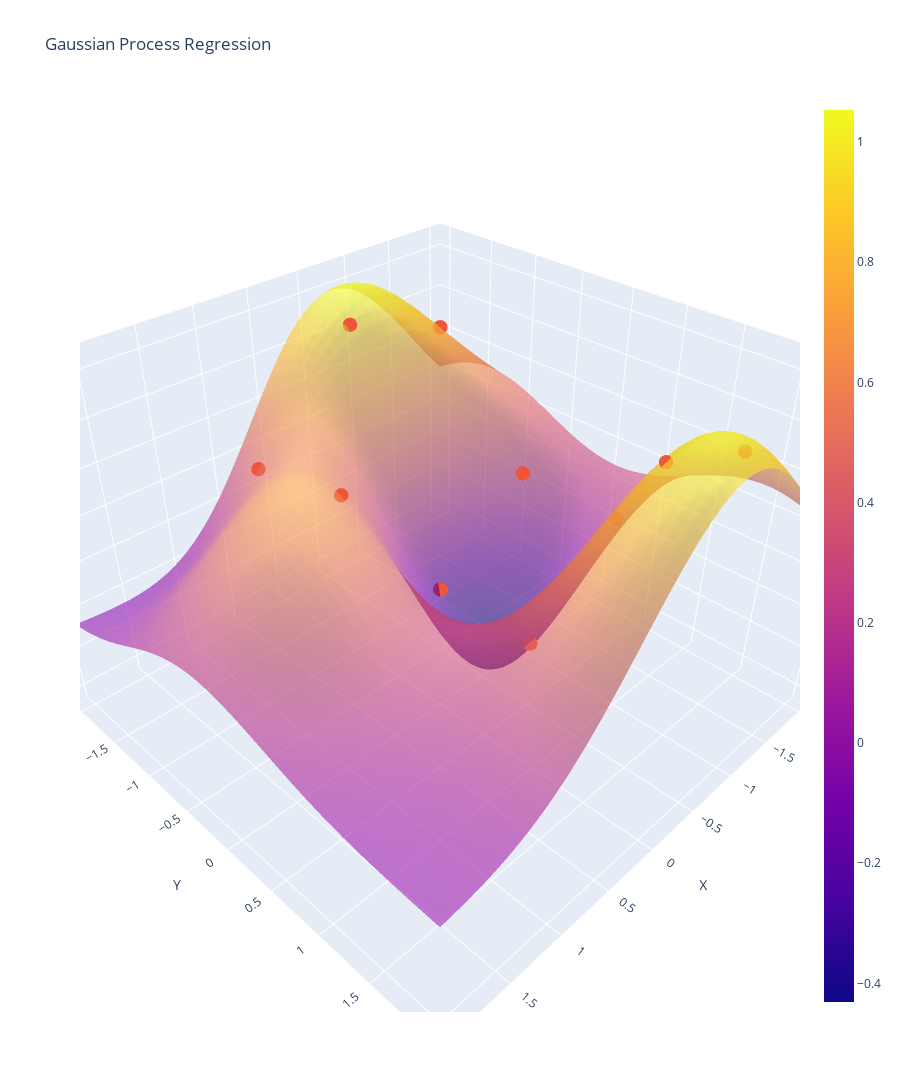

The cell this chart's notebook holds for it:
### Code cell
plot_functions()

### Figure 1 — Plotly figure (JSON) as saved in the notebook; plotly's stock layout.template omitted (floating-point values rounded to 4 significant figures; data arrays with more than 128 entries replaced by an {"elided": "..."} marker saying what was removed)
{"data": [{"opacity": 0.6, "type": "surface", "x": {"elided": "50x50 float values"}, "y": {"elided": "50x50 float values"}, "z": {"elided": "50x50 float values"}}, {"marker": {"size": 5}, "mode": "markers", "name": "Data Points", "type": "scatter3d", "x": [-1.5, -1.5, -1.5, -1.5, -0.5, -0.5, -0.5, -0.5, 0.5, 0.5], "y": [-1.5, -0.5, 0.5, 1.5, -1.5, -0.5, 0.5, 1.5, -1.5, -0.5], "z": [0.7828, 0.2401, 0.2401, 0.7828, 0.9571, -0.1347, -0.1347, 0.9571, 0.4851, 0.5932]}, {"opacity": 0.05, "showscale": false, "type": "surface", "x": {"elided": "50x50 float values"}, "y": {"elided": "50x50 float values"}, "z": {"elided": "2500 float values"}}, {"opacity": 0.05, "showscale": false, "type": "surface", "x": {"elided": "50x50 float values"}, "y": {"elided": "50x50 float values"}, "z": {"elided": "2500 float values"}}], "layout": {"height": 1200, "scene": {"xaxis": {"title": {"text": "X"}}, "yaxis": {"title": {"text": "Y"}}, "zaxis": {"title": {"text": "Output"}}}, "title": {"text": "Gaussian Process Regression"}}}
